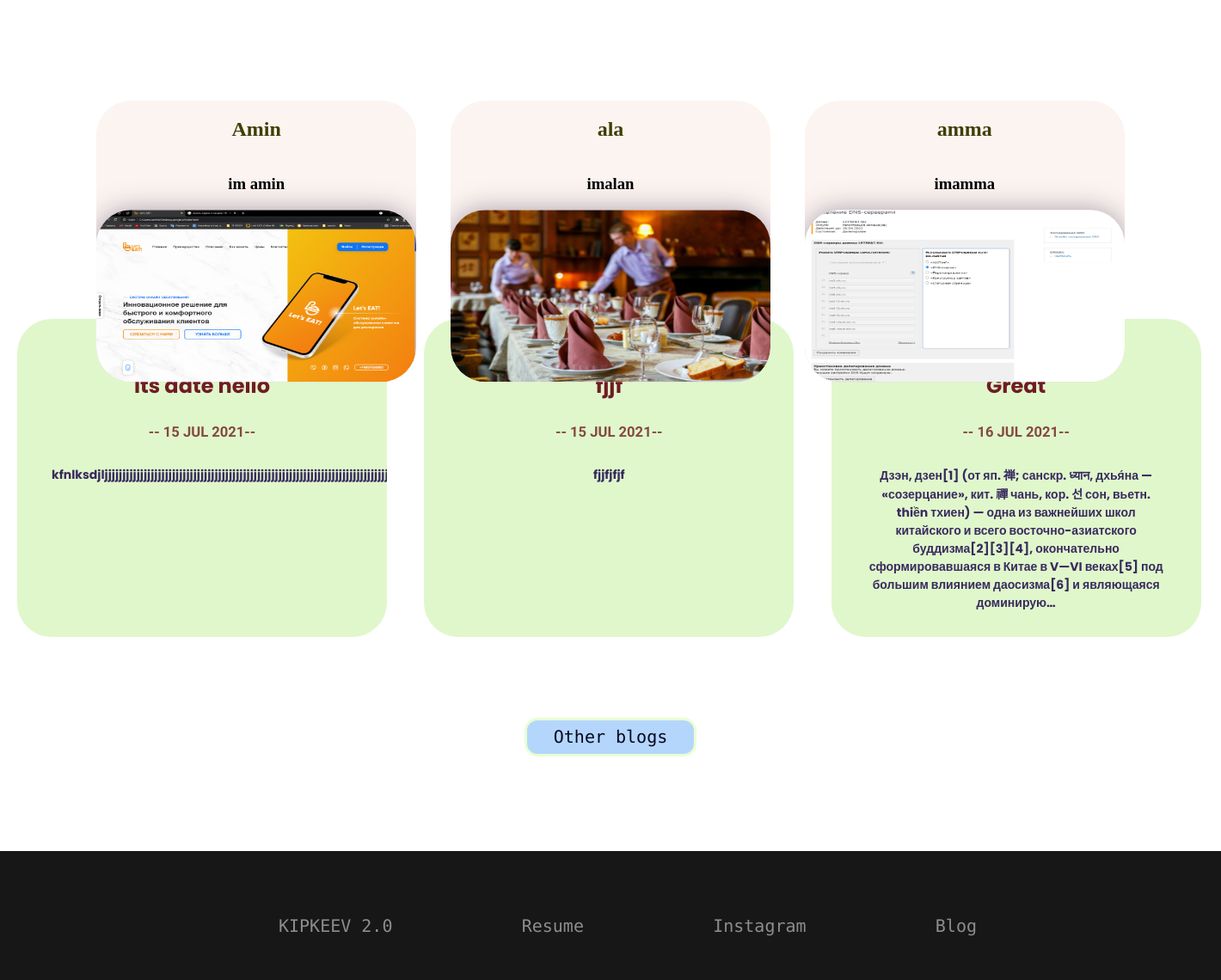
/ (lower part), run on an earlier commit of the app's database.
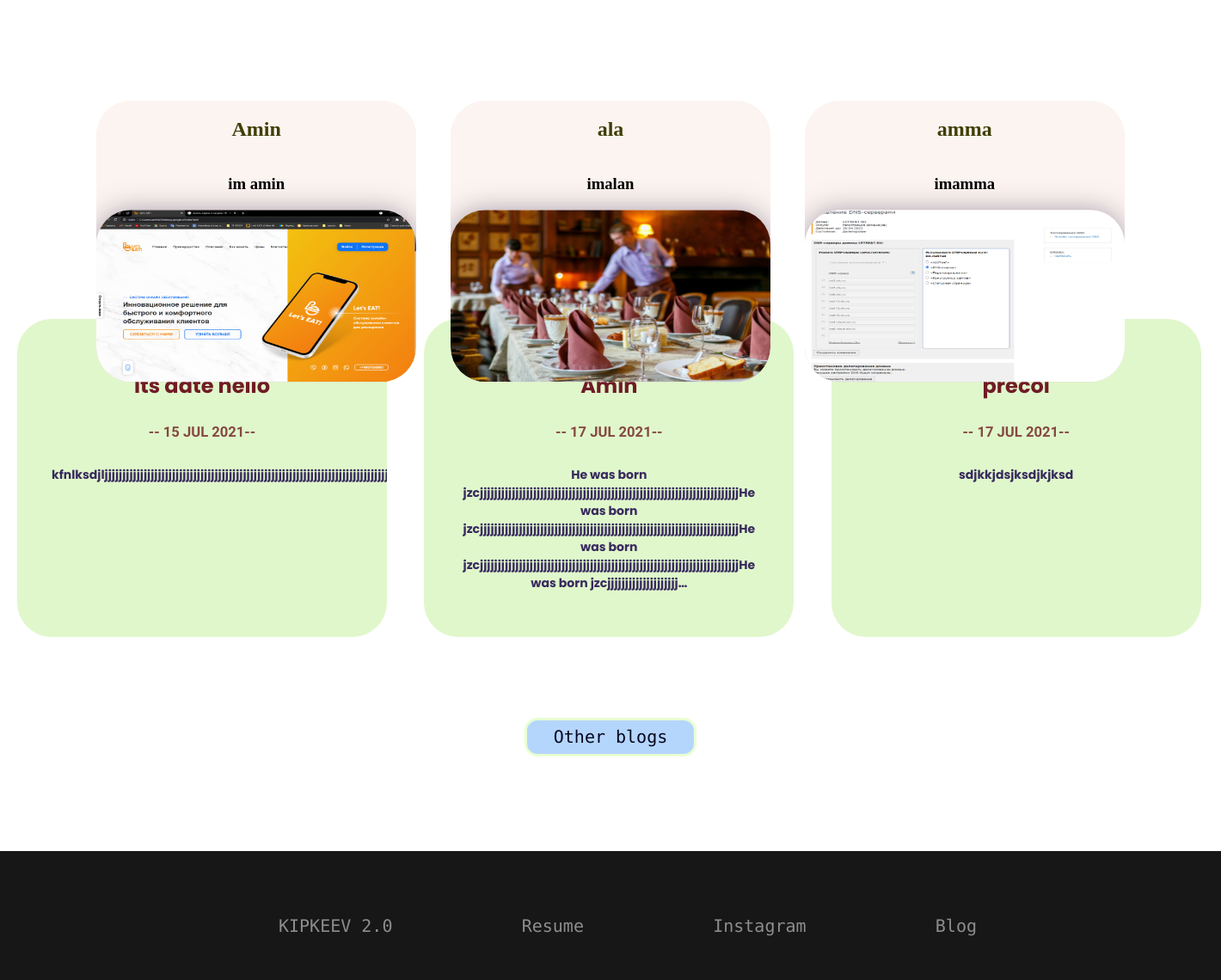
And on a later commit of the database.
### projects/models.py (models this page shows, shortened)
class project (models.Model):
    title = models.CharField(max_length=30)
    description = models.TextField(max_length=100)
    image = models.ImageField(upload_to="images")
    url = models.URLField(blank=True)

### blog/models.py (models this page shows, shortened)
class blog_post(models.Model):
    title = models.CharField(max_length=30)
    desc = models.TextField(max_length=10000)
    dateofpost = models.DateField(auto_now=False, auto_now_add=False)

### projects/views.py (the view)
# urls.py: 2. Add a URL to urlpatterns:  path('', views.home, name='home')
def home(request):
    all_posts = blog_post.objects.all()[:3]
    all_projects = project.objects.all()
    return render(request, 'projects/home.html', {'all_projects': all_projects, 'all_posts':all_posts})

### projects/templates/projects/home.html (shortened to what this page needs)
{%extends 'projects/base.html'%}
{% load static %}
{% block 'content'%}
  <section class="projects_sec">
    <div class="wrapper">
      {% for project in all_projects %}
      <div class="card_h" data-aos="slide-up" data-aos-duration="1300" >
        <h2 class="title">{{project.title}}</h2>
        <h3 class="desc">{{project.description}}</h3>
        <img class = "projectim"src="{{ project.image.url }}" alt="" width='200' height='150'>
      </div>
      {% endfor %}
    </div>
  </section>
  <section class="blogs_sec">
    <h2 class="blog" data-aos="fade-in" data-aos-duration="2000">Blogs</h2>
    <div class="wrapper_2">
      {% for post in all_posts %}
          <a href="{% url 'blog:detail' post.id %}" data-aos="fade-right" data-aos-duration="2000" >
              <div class="card_h_2">
                  <div class="blog_h">
                      <h2>{{ post.title }}</h2>
                  </div>
                  <div class="blog_date_h">
                      <h5>-- {{ post.dateofpost|date:'j M Y'|upper}}--</h5>
                  </div>
                  <div class="blog_desc_h">
                      <h3>{{ post.desc|striptags|truncatechars:300}}<h3>
                  </div>
              </div>
          </a>
      {%endfor%}
    </div>
      <a href="{% url 'blog:blogpage' %}" class="back_a"><div class="back">Other blogs</div></a>
  </section>
{% endblock %}

### projects/templates/projects/base.html (shortened to what this page needs)
{% load static %}
<!DOCTYPE html>
<html lang="en">
<head>
    <link rel="stylesheet" href="https://unpkg.com/aos@next/dist/aos.css" />
    <link rel="stylesheet" href="{% static 'projects/style.css' %}">
    <link rel="stylesheet" href="{% static 'blog/blog.css' %}">
    <link rel="stylesheet" href="{% static 'blog/detail.css' %}">
    <link rel="stylesheet" href="{% static 'projects/home.css' %}">
    <link rel="stylesheet" href="https://unpkg.com/aos@next/dist/aos.css" />
</head>
<body>
      {% block 'content'%}{% endblock %}
      <footer>
        <ul>
          <li class="footer_logo">KIPKEEV 2.0</li>
          <a class = "resume_h" href="{% static 'projects/resume.pdf' %}" target="blank"><li>Resume</li></a>
          <a class="inst_h" href="https://instagram.com" target="blank">Instagram</a>
          <a href="{% url 'blog:blogpage' %}"><li>Blog</li></a>
        </ul>
      </footer>
</body>
</html>

### projects/static/projects/style.css (style rules this page uses)
footer { background-color: rgb(24, 23, 23); width: 100%; height: 150px; padding-top: 75px; margin-top: 110px; margin-bottom: 0; }
footer ul { width: 60%; margin: 0 auto; color: rgb(141, 141, 141); font-size: 20px; font-family: 'Roboto Mono', monospace; list-style-type: none; display: flex; justify-content: space-between; }
footer ul a { text-decoration: none; color: rgb(141, 141, 141); }

### blog/static/blog/blog.css (style rules this page uses)
* { box-sizing:border-box; }
a { text-decoration: none; }

### blog/static/blog/detail.css (style rules this page uses)
* { box-sizing: border-box; }
.back { background-color: rgb(206, 255, 160); border: rgb(232, 255, 210) solid; border-radius: 6px; font-size: 20px; font-family: 'Roboto Mono', monospace; font-weight: 400; text-decoration: none; width: 100px; margin: 0 auto; text-align: center; }

### projects/static/projects/home.css (style rules this page uses)
body { padding: 0; margin: 0; }
.wrapper { width:87%; display: grid; vertical-align: baseline; margin: 0 auto; margin-top: 110px; grid-template-columns: 1fr 1fr 1fr; }
.card_h { display: flex; flex-direction: column; overflow: hidden; align-items:center; margin: 20px; background-color: rgb(252, 244, 240); border-radius: 40px; }
.card_h .desc { text-align: center; width: 350px; }
.title { color:rgb(63, 62, 6); }
.projectim { height: 200px; width: 100%; margin-bottom: 0; padding: 0; border-radius: 40px; box-shadow: 0 0 30px rgb(88, 73, 107, 0.5); }
.blog { text-align: center; font-size: 45px; font-family: 'Roboto Mono', monospace; font-weight: 500; color: rgb(56, 43, 94); padding-top: 110px; margin-bottom: 50px; margin-top: 0; }
.wrapper_2 { vertical-align: baseline; margin: 0 auto; display: grid; grid-template-columns: 1fr 1fr 1fr; }
.card_h_2 { display: inline-block; overflow: hidden; border: black; height: 370px; background-color: rgb(224, 247, 203); border-radius: 40px; padding: 40px; margin: 20px; }
.blog_desc_h { text-align: center; color: rgb(56, 43, 94); font-family: 'Poppins', sans-serif; font-size:12px; font-weight: 400; text-decoration: none; width:350px; }
.blog_date_h { text-align: center; font-family: 'Inconsolata', monospace; font-weight: 700; font-size: 20px; color:rgb(133, 73, 66); margin-top: 8px; text-decoration: none; margin-bottom: 30px; }
.blog_h { text-align: center; text-decoration: none; color: rgb(112, 27, 38); font-family: 'Poppins', sans-serif; font-weight: 400; font-size: 16px; margin-bottom: 0; }
.back { background-color: rgb(181, 214, 252); border-radius: 15px; font-size: 20px; font-family: 'Roboto Mono', monospace; font-weight: 400; text-decoration: none; width: 200px; height: 45px; margin: 0 auto; text-align: center; display: flex; justify-content: center; align-items: center; color: rgb(5, 6, 31); margin-top: 70px; }

What changed in the data, as far as the page shows it:
removed blog_post: title "fjjf", dateofpost "15 JUL 2021", desc "fjjfjfjf"
removed blog_post: title "Great", dateofpost "16 JUL 2021", desc "Дзэн, дзен[1] (от яп. 禅; санскр. ध्यान, дхья́на — «созерцание», кит. 禪 чань, кор. 선 сон, вьетн. thiền тхиен) — одна из важнейших школ китайского и всего восточно-азиатского буддизма[2][3][4], окончательно сформировавшаяся в Китае в V—VI веках[5] под большим влиянием даосизма[6] и являющаяся доминирую…"
added blog_post: title "Amin", dateofpost "17 JUL 2021", desc "He was born jzcjjjjjjjjjjjjjjjjjjjjjjjjjjjjjjjjjjjjjjjjjjjjjjjjjjjjjjjjjjjjjjjjjjjjjjjjjHe was born jzcjjjjjjjjjjjjjjjjjjjjjjjjjjjjjjjjjjjjjjjjjjjjjjjjjjjjjjjjjjjjjjjjjjjjjjjjjHe was born jzcjjjjjjjjjjjjjjjjjjjjjjjjjjjjjjjjjjjjjjjjjjjjjjjjjjjjjjjjjjjjjjjjjjjjjjjjjHe was born jzcjjjjjjjjjjjjjjjjjjjj…"
added blog_post: title "precol", dateofpost "17 JUL 2021", desc "sdjkkjdsjksdjkjksd"
